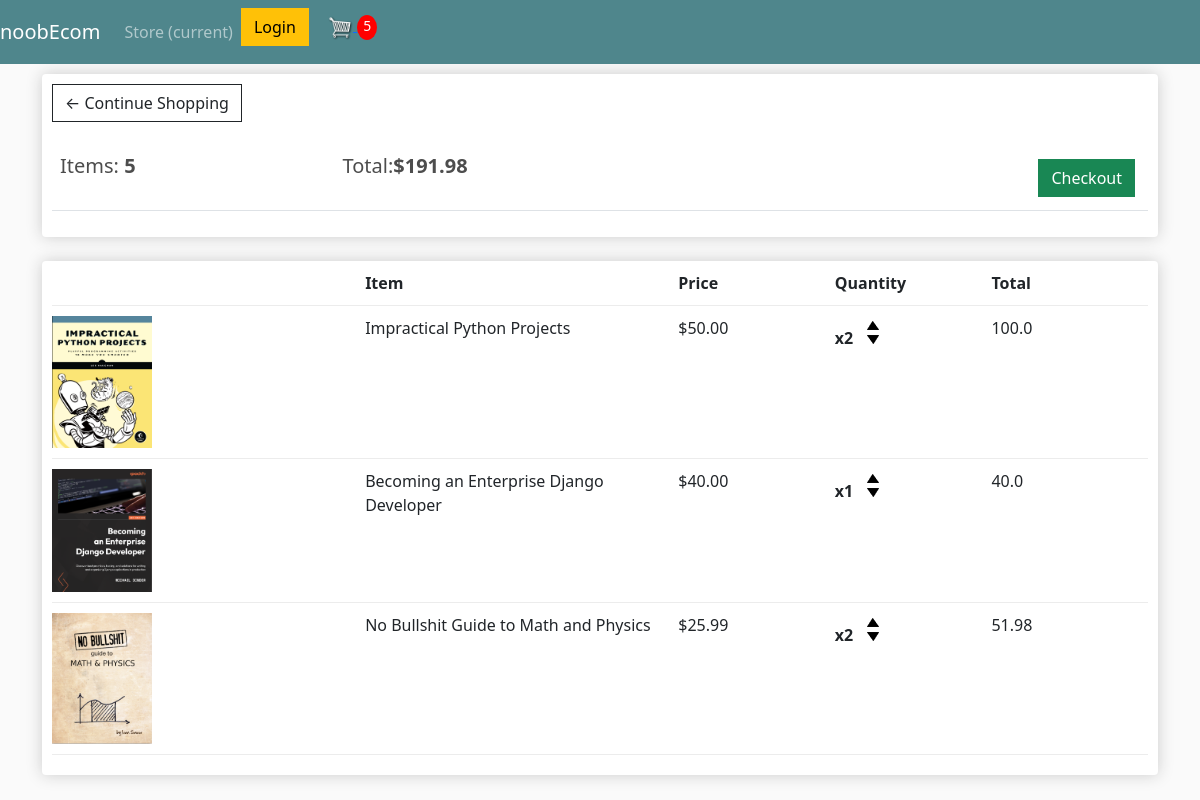
/cart/ (signed in), run on an earlier commit of the app's database.
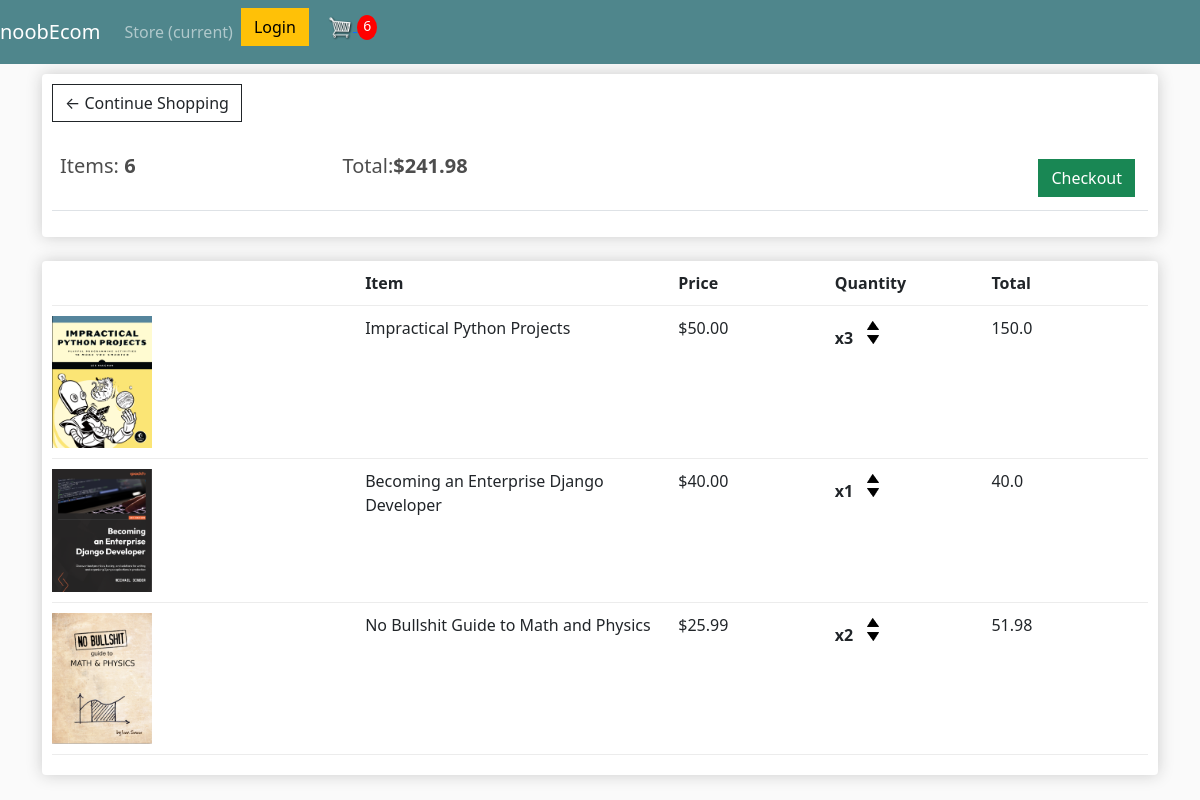
And on a later commit of the database.
### store/models.py (models this page shows, shortened)
class Order(models.Model):
    customer = models.ForeignKey(Customer, on_delete=models.SET_NULL, null=True, blank=True)
    date_ordered = models.DateTimeField(auto_now_add=True)
    complete = models.BooleanField(default=False)
    transaction_id = models.CharField(max_length=100, null=True)
    @property
    def get_cart_total(self):
        orderitems = self.orderitem_set.all()
        total = sum([item.get_total for item in orderitems])
        return total
    @property
    def get_cart_items(self):
        orderitems = self.orderitem_set.all()
        total = sum([item.quantity for item in orderitems])
        return total

class OrderItem(models.Model):
    product = models.ForeignKey(Product, on_delete=models.SET_NULL, null=True)
    order = models.ForeignKey(Order, on_delete=models.SET_NULL, null=True)
    quantity = models.IntegerField(default=0, null=True, blank=True)
    date_added = models.DateTimeField(auto_now_add=True)
    @property
    def get_total(self):
        total = self.product.price * self.quantity
        return total

class Product(models.Model):
    name = models.CharField(max_length=200)
    price = models.FloatField()
    digital = models.BooleanField(default=False, null=True, blank=True)
    image = models.ImageField(null=True, blank=True)
    @property
    def imageURL(self):
        try:
            url = self.image.url
        except Exception:
            url = ''
        return url

### store/views.py (the view)
# urls.py: path('cart/', views.cart, name='cart'),
def cart(request):
    if request.user.is_authenticated:
        customer = request.user.customer
        order, created = Order.objects.get_or_create(customer=customer, complete=False)
        items = order.orderitem_set.all()
        cartItems = order.get_cart_items
        print('authenticated', items)
    else:
        print('not authenticated')
        items = []
        order = {'get_cart_total':0, 'get_cart_items':0}
        cartItems = order['get_cart_items']
    context = {'items':items, 'order':order, 'cartItems':cartItems}
    return render(request, 'store/cart.html', context)

### store/templates/store/cart.html
{% extends 'store/main.html' %}
{% load static %}
{% block content %}
    <div class="row">
        <div class="col-lg-12">
            <div class="box-element">
                <a class="btn btn-outline-dark" href="{% url 'store' %}">&#x2190; Continue Shopping</a>
                <br>
                <br>
                <table class="table">
					<tr>
						<th><h5>Items: <strong>{{order.get_cart_items}}</strong></h5></th>
						<th><h5>Total:<strong>${{order.get_cart_total}}</strong></h5></th>
						<th>
							<a  style="float:right; margin:5px;" class="btn btn-success" href="{% url 'checkout' %}">Checkout</a>
						</th>
					</tr>
				</table>
            </div>
            <br>
            <div class="box-element">
                <div class="cart-row">
                    <div style="flex:2"></div>
					<div style="flex:2"><strong>Item</strong></div>
					<div style="flex:1"><strong>Price</strong></div>
					<div style="flex:1"><strong>Quantity</strong></div>
					<div style="flex:1"><strong>Total</strong></div>
                </div>
				{% for item in items %}
                <div class="cart-row">
					<div style="flex:2"><img class="row-image" src="{{item.product.imageURL}}"></div>
					<div style="flex:2"><p>{{item.product.name}}</p></div>
					<div style="flex:1"><p>${{item.product.price|floatformat:2}}</p></div>
					<div style="flex:1">
						<p class="quantity">x{{item.quantity}}</p>
						<div class="quantity">
							<img class="chg-quantity" src="{% static  'images/arrow-up.png' %}">
							<img class="chg-quantity" src="{% static  'images/arrow-down.png' %}">
						</div>
					</div>
					<div style="flex:1">{{item.get_total}}</div>
				</div>
				{% endfor %}
            </div>
        </div>
    </div>
{% endblock content %}

What changed in the data, as far as the page shows it:
changed through a linked row, Order: get_cart_items "5" → "6"; get_cart_total "191.98" → "241.98"
changed OrderItem "Impractical Python Projects": quantity "2" → "3"; get_total "100.0" → "150.0"
Also different on the page:
{{ cartItems }}: "5" → "6"
